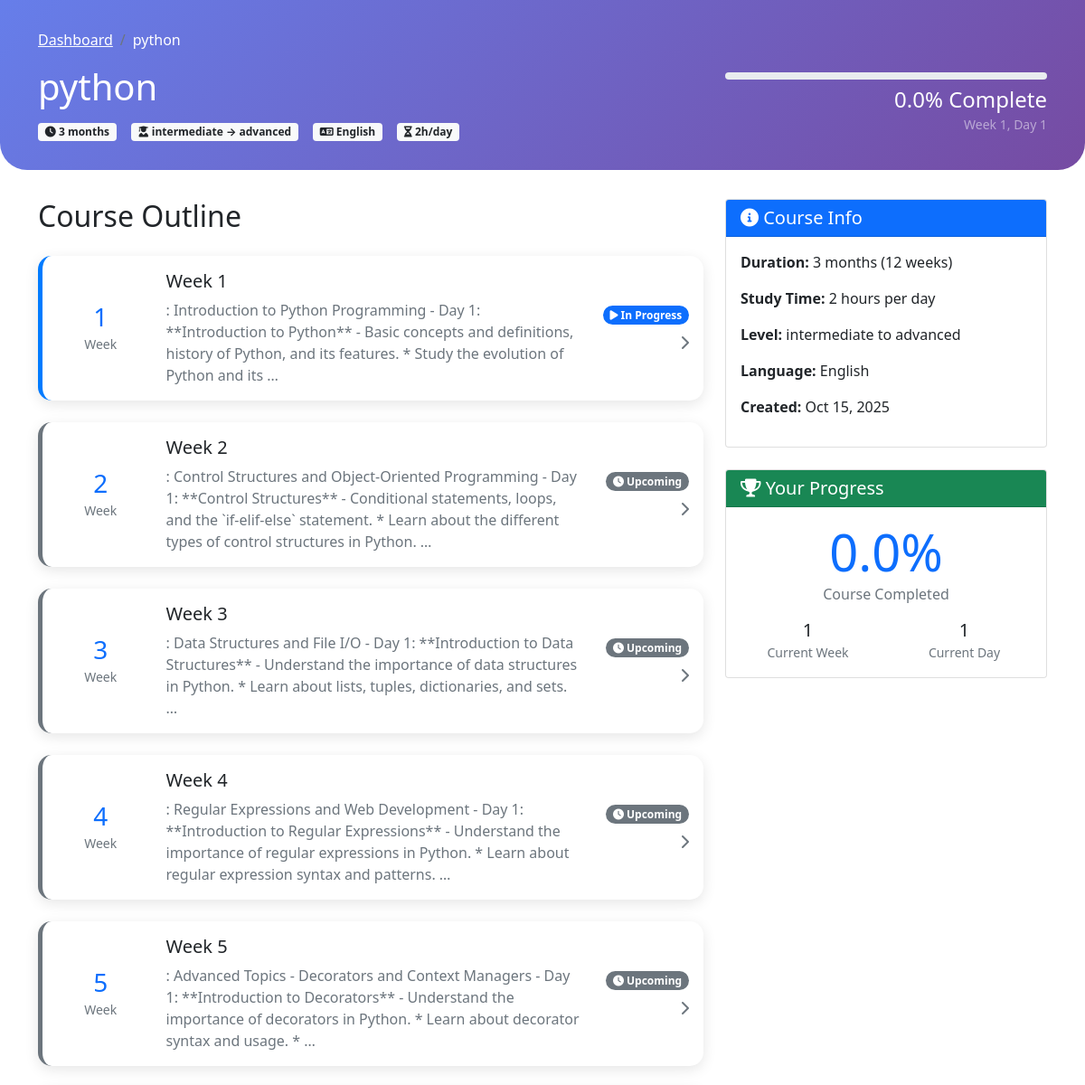
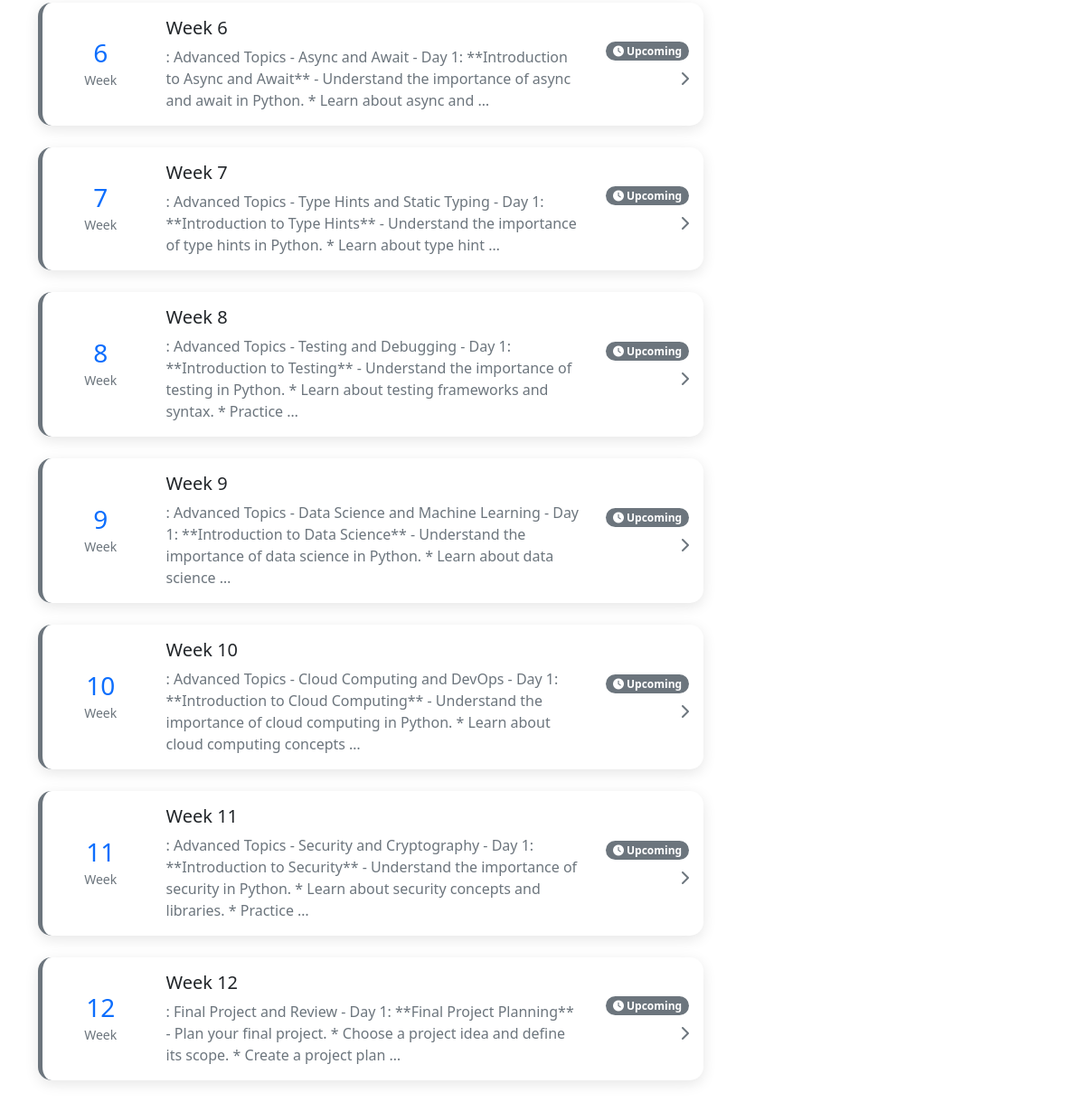
Page /course/8/ (signed in) on the committed database (2 pictures, top to bottom).
### coursebuilder/models.py (models this page shows, shortened)
class Course(models.Model):
    title = models.CharField(max_length=200)
    description = models.TextField(blank=True)
    duration = models.IntegerField()  # in months
    hours_per_day = models.IntegerField(default=2)
    level_has = models.CharField(max_length=100)
    level_required = models.CharField(max_length=100)
    language = models.CharField(max_length=50)
    outline = models.TextField()  # generated outline
    created_at = models.DateTimeField(auto_now_add=True)

class UserProgress(models.Model):
    user = models.ForeignKey(User, on_delete=models.CASCADE)
    course = models.ForeignKey(Course, on_delete=models.CASCADE)
    current_week = models.IntegerField(default=1)
    current_day = models.IntegerField(default=1)
    completed_weeks = models.JSONField(default=list)
    completed_days = models.JSONField(default=list)
    completed_quizzes = models.JSONField(default=list)
    completed_assignments = models.JSONField(default=list)
    is_completed = models.BooleanField(default=False)
    enrolled_at = models.DateTimeField(auto_now_add=True)
    last_accessed = models.DateTimeField(auto_now=True)
    class Meta:
        unique_together = ['user', 'course']
    def get_progress_percentage(self):
        total_weeks = self.course.weeks.count()
        total_quizzes = sum(week.quizzes.count() for week in self.course.weeks.all())
        total_assignments = sum(week.assignments.count() for week in self.course.weeks.all())
        completed_count = len(self.completed_days) + len(self.completed_quizzes) + len(self.completed_assignments)
        total_items = (total_weeks * 6) + total_quizzes + total_assignments  # 6 days per week assumed
        if total_items == 0:
            return 0
        return min(100, (completed_count / total_items) * 100)

class Week(models.Model):
    course = models.ForeignKey(Course, on_delete=models.CASCADE, related_name='weeks')
    week_number = models.IntegerField()
    title = models.CharField(max_length=200)
    content = models.TextField()
    class Meta:
        ordering = ['week_number']

### coursebuilder/views.py (the view)
# urls.py: path('course/<int:course_id>/', views.course_detail, name='course_detail'),
@login_required
def course_detail(request, course_id):
    course = get_object_or_404(Course, id=course_id)
    user_progress = get_object_or_404(UserProgress, user=request.user, course=course)
    weeks = course.weeks.all().order_by('week_number')
    return render(request, 'course_detail.html', {
        'course': course,
        'user_progress': user_progress,
        'weeks': weeks
    })

### templates/course_detail.html (shortened to what this page needs)
<!DOCTYPE html>
<html>
<head>
    <link href="https://cdn.jsdelivr.net/npm/bootstrap@5.1.3/dist/css/bootstrap.min.css" rel="stylesheet">
    <link rel="stylesheet" href="https://cdnjs.cloudflare.com/ajax/libs/font-awesome/6.0.0/css/all.min.css">
</head>
<body>
    <div class="course-header">
        <div class="container">
            <nav aria-label="breadcrumb">
                <ol class="breadcrumb">
                    <li class="breadcrumb-item"><a href="{% url 'dashboard' %}" class="text-white">Dashboard</a></li>
                    <li class="breadcrumb-item active text-white">{{ course.title }}</li>
                </ol>
            </nav>
            <div class="row align-items-center">
                <div class="col-md-8">
                    <h1>{{ course.title }}</h1>
                    <div class="d-flex flex-wrap gap-3 mt-3">
                        <span class="badge bg-light text-dark">
                            <i class="fas fa-clock"></i> {{ course.duration }} months
                        </span>
                        <span class="badge bg-light text-dark">
                            <i class="fas fa-user-graduate"></i> {{ course.level_has }} → {{ course.level_required }}
                        </span>
                        <span class="badge bg-light text-dark">
                            <i class="fas fa-language"></i> {{ course.language }}
                        </span>
                        <span class="badge bg-light text-dark">
                            <i class="fas fa-hourglass"></i> {{ course.hours_per_day }}h/day
                        </span>
                    </div>
                </div>
                <div class="col-md-4 text-end">
                    <div class="progress-wrapper">
                        <div class="progress mb-2">
                        </div>
                        <h4 class="mb-0">{{ user_progress.get_progress_percentage|floatformat:1 }}% Complete</h4>
                        <small class="text-white-50">
                            Week {{ user_progress.current_week }}, Day {{ user_progress.current_day }}
                        </small>
                    </div>
                </div>
            </div>
        </div>
    </div>
    <div class="container">
        <div class="row">
            <div class="col-md-8">
                <h2 class="mb-4">Course Outline</h2>
                <div class="weeks-container">
                    {% for week in weeks %}
                    <div class="card week-card {% if week.week_number < user_progress.current_week %}completed{% elif week.week_number == user_progress.current_week %}in-progress{% else %}upcoming{% endif %}"
                         onclick="location.href='{% url 'week_detail' course.id week.week_number %}'">
                        <div class="card-body">
                            <div class="row align-items-center">
                                <div class="col-2 text-center">
                                    <div class="week-number">
                                        <h3 class="mb-0 text-primary">{{ week.week_number }}</h3>
                                        <small class="text-muted">Week</small>
                                    </div>
                                </div>
                                <div class="col-8">
                                    <h5 class="card-title">{{ week.title }}</h5>
                                    <p class="card-text text-muted">{{ week.content|truncatewords:30 }}</p>
                                </div>
                                <div class="col-2 text-end">
                                    <span class="badge {% if week.week_number < user_progress.current_week %}bg-success{% elif week.week_number == user_progress.current_week %}bg-primary{% else %}bg-secondary{% endif %} rounded-pill">
                                        {% if week.week_number < user_progress.current_week %}
                                            <i class="fas fa-check"></i> Completed
                                        {% elif week.week_number == user_progress.current_week %}
                                            <i class="fas fa-play"></i> In Progress
                                        {% else %}
                                            <i class="fas fa-clock"></i> Upcoming
                                        {% endif %}
                                    </span>
                                    <div class="mt-2">
                                        <i class="fas fa-chevron-right text-muted"></i>
                                    </div>
                                </div>
                            </div>
                        </div>
                    </div>
                    {% endfor %}
                </div>
            </div>
            <div class="col-md-4">
                <div class="card">
                    <div class="card-header bg-primary text-white">
                        <h5 class="mb-0"><i class="fas fa-info-circle"></i> Course Info</h5>
                    </div>
                    <div class="card-body">
                        <div class="mb-3">
                            <strong>Duration:</strong> {{ course.duration }} months ({{ weeks|length }} weeks)
                        </div>
                        <div class="mb-3">
                            <strong>Study Time:</strong> {{ course.hours_per_day }} hours per day
                        </div>
                        <div class="mb-3">
                            <strong>Level:</strong> {{ course.level_has }} to {{ course.level_required }}
                        </div>
                        <div class="mb-3">
                            <strong>Language:</strong> {{ course.language }}
                        </div>
                        <div class="mb-3">
                            <strong>Created:</strong> {{ course.created_at|date:"M d, Y" }}
                        </div>
                    </div>
                </div>
                <div class="card mt-4">
                    <div class="card-header bg-success text-white">
                        <h5 class="mb-0"><i class="fas fa-trophy"></i> Your Progress</h5>
                    </div>
                    <div class="card-body text-center">
                        <div class="mb-3">
                            <div class="display-4 text-primary">{{ user_progress.get_progress_percentage|floatformat:1 }}%</div>
                            <div class="text-muted">Course Completed</div>
                        </div>
                        <div class="row text-center">
                            <div class="col-6">
                                <div class="h5 mb-0">{{ user_progress.current_week }}</div>
                                <small class="text-muted">Current Week</small>
                            </div>
                            <div class="col-6">
                                <div class="h5 mb-0">{{ user_progress.current_day }}</div>
                                <small class="text-muted">Current Day</small>
                            </div>
                        </div>
                    </div>
                </div>
            </div>
        </div>
    </div>
</body>
</html>

### templates/course_detail.html (style rules this page uses)
.week-card { border: none; border-radius: 15px; box-shadow: 0 4px 15px rgba(0, 0, 0, 0.1); transition: all 0.3s ease; margin-bottom: 1.5rem; cursor: pointer; }
.week-card.in-progress { border-left: 5px solid #007bff; }
.week-card.upcoming { border-left: 5px solid #6c757d; }
.progress { height: 8px; border-radius: 10px; }
.course-header { background: linear-gradient(135deg, #667eea 0%, #764ba2 100%); color: white; padding: 2rem 0; border-radius: 0 0 30px 30px; margin-bottom: 2rem; }

### rows in the picture
Course: title "python", duration "3", level_has "intermediate", level_required "advanced", language "English", hours_per_day "2", created_at "Oct 15, 2025"
UserProgress: get_progress_percentage "0.0", current_week "1", current_day "1"
Week: week_number "1", title "Week 1", content ": Introduction to Python Programming - Day 1: **Introduction to Python** - Basic concepts and definitions, history of Python, and its features. * Study the evolution of Python and its …", shows "In Progress"
Week: week_number "2", title "Week 2", content ": Control Structures and Object-Oriented Programming - Day 1: **Control Structures** - Conditional statements, loops, and the `if-elif-else` statement. * Learn about the different types of control structures in Python. …", shows "Upcoming"
Week: week_number "3", title "Week 3", content ": Data Structures and File I/O - Day 1: **Introduction to Data Structures** - Understand the importance of data structures in Python. * Learn about lists, tuples, dictionaries, and sets. …", shows "Upcoming"
Week: week_number "4", title "Week 4", content ": Regular Expressions and Web Development - Day 1: **Introduction to Regular Expressions** - Understand the importance of regular expressions in Python. * Learn about regular expression syntax and patterns. …", shows "Upcoming"
Week: week_number "5", title "Week 5", content ": Advanced Topics - Decorators and Context Managers - Day 1: **Introduction to Decorators** - Understand the importance of decorators in Python. * Learn about decorator syntax and usage. * …", shows "Upcoming"
Week: week_number "6", title "Week 6", content ": Advanced Topics - Async and Await - Day 1: **Introduction to Async and Await** - Understand the importance of async and await in Python. * Learn about async and …", shows "Upcoming"
Week: week_number "7", title "Week 7", content ": Advanced Topics - Type Hints and Static Typing - Day 1: **Introduction to Type Hints** - Understand the importance of type hints in Python. * Learn about type hint …", shows "Upcoming"
Week: week_number "8", title "Week 8", content ": Advanced Topics - Testing and Debugging - Day 1: **Introduction to Testing** - Understand the importance of testing in Python. * Learn about testing frameworks and syntax. * Practice …", shows "Upcoming"
Week: week_number "9", title "Week 9", content ": Advanced Topics - Data Science and Machine Learning - Day 1: **Introduction to Data Science** - Understand the importance of data science in Python. * Learn about data science …", shows "Upcoming"
Week: week_number "10", title "Week 10", content ": Advanced Topics - Cloud Computing and DevOps - Day 1: **Introduction to Cloud Computing** - Understand the importance of cloud computing in Python. * Learn about cloud computing concepts …", shows "Upcoming"
Week: week_number "11", title "Week 11", content ": Advanced Topics - Security and Cryptography - Day 1: **Introduction to Security** - Understand the importance of security in Python. * Learn about security concepts and libraries. * Practice …", shows "Upcoming"
Week: week_number "12", title "Week 12", content ": Final Project and Review - Day 1: **Final Project Planning** - Plan your final project. * Choose a project idea and define its scope. * Create a project plan …", shows "Upcoming"

### other values in the picture
{{ weeks|length }} "12"
